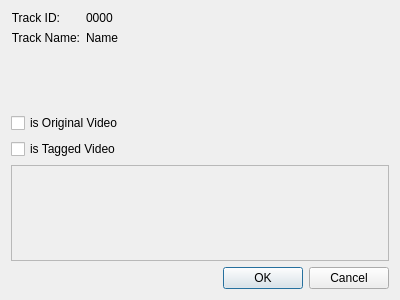
<?xml version="1.0" encoding="UTF-8"?>
<ui version="4.0">
 <class>VideoTrackFilterEditDialog</class>
 <widget class="QDialog" name="VideoTrackFilterEditDialog">
  <property name="geometry">
   <rect>
    <x>0</x>
    <y>0</y>
    <width>400</width>
    <height>300</height>
   </rect>
  </property>
  <property name="windowTitle">
   <string>Dialog</string>
  </property>
  <layout class="QVBoxLayout" name="verticalLayout_2">
   <item>
    <layout class="QVBoxLayout" name="verticalLayout">
     <item>
      <layout class="QFormLayout" name="formLayout">
       <item row="0" column="0">
        <widget class="QLabel" name="label">
         <property name="text">
          <string>Track ID:</string>
         </property>
         <property name="alignment">
          <set>Qt::AlignRight|Qt::AlignTrailing|Qt::AlignVCenter</set>
         </property>
        </widget>
       </item>
       <item row="0" column="1">
        <widget class="QLabel" name="lblTrackID">
         <property name="sizePolicy">
          <sizepolicy hsizetype="Expanding" vsizetype="Preferred">
           <horstretch>0</horstretch>
           <verstretch>0</verstretch>
          </sizepolicy>
         </property>
         <property name="text">
          <string>0000</string>
         </property>
        </widget>
       </item>
       <item row="1" column="0">
        <widget class="QLabel" name="label_3">
         <property name="text">
          <string>Track Name:</string>
         </property>
         <property name="alignment">
          <set>Qt::AlignRight|Qt::AlignTrailing|Qt::AlignVCenter</set>
         </property>
        </widget>
       </item>
       <item row="1" column="1">
        <widget class="QLabel" name="lblTrackName">
         <property name="sizePolicy">
          <sizepolicy hsizetype="Expanding" vsizetype="Preferred">
           <horstretch>0</horstretch>
           <verstretch>0</verstretch>
          </sizepolicy>
         </property>
         <property name="text">
          <string>Name</string>
         </property>
        </widget>
       </item>
      </layout>
     </item>
     <item>
      <widget class="QCheckBox" name="checkBox_isOriginalVideo">
       <property name="text">
        <string>is Original Video</string>
       </property>
      </widget>
     </item>
     <item>
      <widget class="QCheckBox" name="checkBox_isTaggedVideo">
       <property name="text">
        <string>is Tagged Video</string>
       </property>
      </widget>
     </item>
     <item>
      <widget class="DialogComponents_BoxExperCohortAnimalIDs" name="frame_BoxExperCohortAnimalIDs">
       <property name="frameShape">
        <enum>QFrame::StyledPanel</enum>
       </property>
       <property name="frameShadow">
        <enum>QFrame::Raised</enum>
       </property>
      </widget>
     </item>
    </layout>
   </item>
   <item>
    <widget class="QDialogButtonBox" name="buttonBox">
     <property name="orientation">
      <enum>Qt::Horizontal</enum>
     </property>
     <property name="standardButtons">
      <set>QDialogButtonBox::Cancel|QDialogButtonBox::Ok</set>
     </property>
    </widget>
   </item>
  </layout>
 </widget>
 <customwidgets>
  <customwidget>
   <class>DialogComponents_BoxExperCohortAnimalIDs</class>
   <extends>QFrame</extends>
   <header location="global">GUI.UI.DialogComponents.DialogComponents_BoxExperCohortAnimalIDs</header>
   <container>1</container>
  </customwidget>
 </customwidgets>
 <resources/>
 <connections>
  <connection>
   <sender>buttonBox</sender>
   <signal>accepted()</signal>
   <receiver>VideoTrackFilterEditDialog</receiver>
   <slot>accept()</slot>
   <hints>
    <hint type="sourcelabel">
     <x>248</x>
     <y>254</y>
    </hint>
    <hint type="destinationlabel">
     <x>157</x>
     <y>274</y>
    </hint>
   </hints>
  </connection>
  <connection>
   <sender>buttonBox</sender>
   <signal>rejected()</signal>
   <receiver>VideoTrackFilterEditDialog</receiver>
   <slot>reject()</slot>
   <hints>
    <hint type="sourcelabel">
     <x>316</x>
     <y>260</y>
    </hint>
    <hint type="destinationlabel">
     <x>286</x>
     <y>274</y>
    </hint>
   </hints>
  </connection>
 </connections>
</ui>
